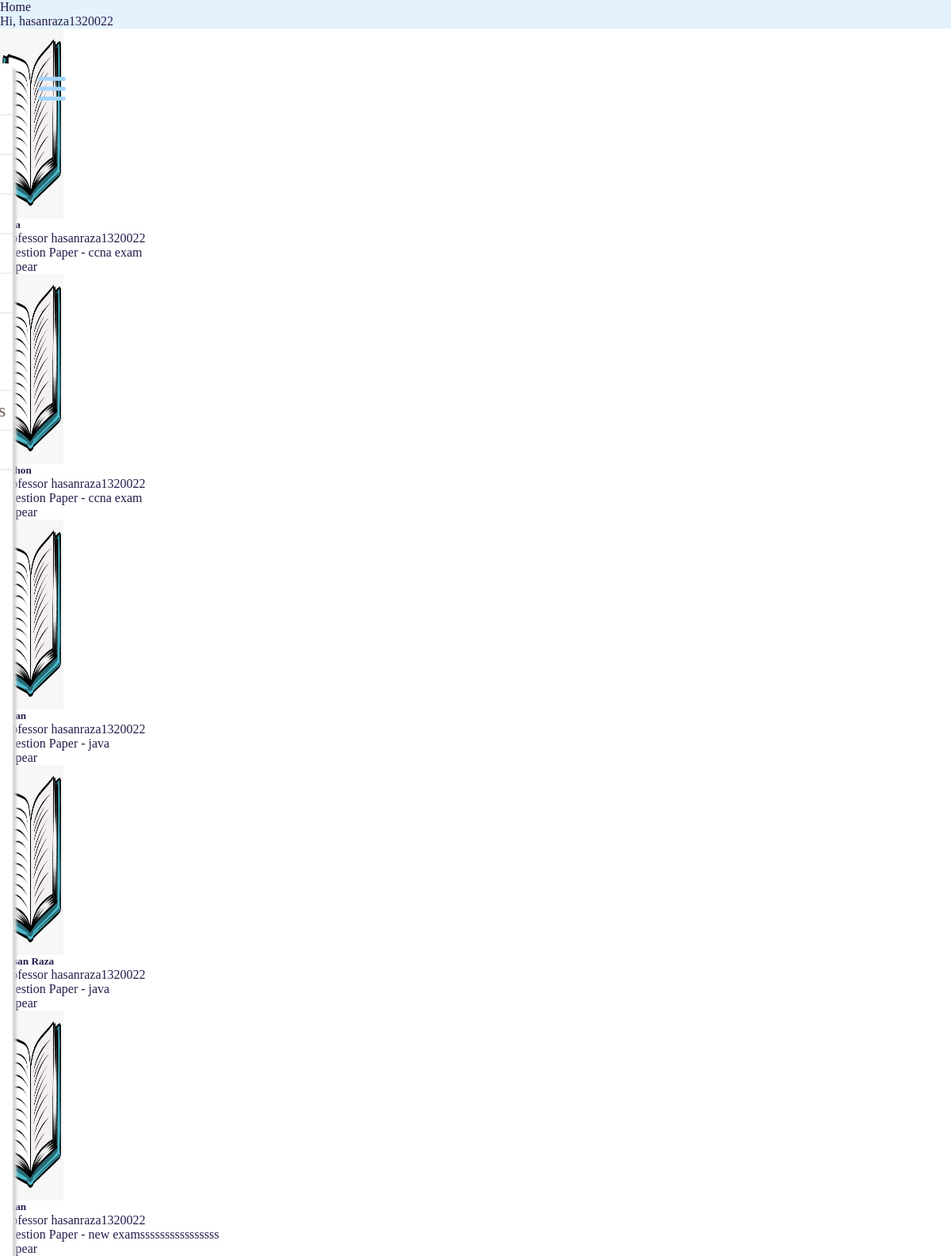
/exams/student/viewexams/ (signed in), run on the app's committed database.
### questions/models.py (models this page shows, shortened)
class Exam_Model(models.Model):
    professor = models.ForeignKey(User, limit_choices_to={'groups__name': "Professor"}, on_delete=models.CASCADE)
    name = models.CharField(max_length=50)
    total_marks = models.IntegerField()
    question_paper = models.ForeignKey(Question_Paper, on_delete=models.CASCADE, related_name='exams')
    start_time = models.DateTimeField(default=datetime.now())
    end_time = models.DateTimeField(default=datetime.now())

### questions/questionpaper_models.py (models this page shows, shortened)
class Question_Paper(models.Model):
    professor = models.ForeignKey(User, limit_choices_to={'groups__name': "Professor"}, on_delete=models.CASCADE)
    qPaperTitle = models.CharField(max_length=100)
    questions = models.ManyToManyField(Question_DB)

### questions/views.py (the view)
# urls.py: path('student/viewexams/',views.view_exams_student,name="view_exams_student"),
@login_required(login_url='login')
def view_exams_student(request):
    exams = Exam_Model.objects.all()
    list_of_completed = []
    list_un = []
    for exam in exams:
        if StuExam_DB.objects.filter(examname=exam.name ,student=request.user).exists():
            if StuExam_DB.objects.get(examname=exam.name,student=request.user).completed == 1:
                list_of_completed.append(exam)
        else:
            list_un.append(exam)
    return render(request,'exam/mainexamstudent.html',{
        'exams':list_un,
        'completed':list_of_completed
    })

### templates/exam/mainexamstudent.html (shortened to what this page needs)
{% extends 'base.html' %}
{% load static %}
{% block css_block %}
<link rel="stylesheet" href="https://unpkg.com/bootstrap-material-design@4.1.1/dist/css/bootstrap-material-design.min.css">
{% endblock %}
{% block body %}
    <div class="container">
            <div class="row">
                {% if exams %}
                    {% for exam in exams %}
                        <div class="card col-md-3 mt-3 ml-3 text-center" style="width: 18rem;">
                            <img class="card-img-top" src="{% static 'img/book.png' %}">
                            <div class="card-body">
                                <h5 class="card-title">{{exam.name}}</h5>
                                <p class="card-text text-center">Professor {{exam.professor}}</p>
                            </div>
                            <ul class="list-group list-group-flush">
                                <li class="list-group-item text-center">Question Paper - {{exam.question_paper.qPaperTitle}}</li>
                            </ul>
                            <div class="card-body text-center">
                                <a onclick = window.open("{% url 'appear-exam' exam.id  %}","","width=800,height=800") target="_blank" class="btn btn-outline-danger">Appear</a>
                            </div>
                        </div>
                    {% endfor %}
                {% else %}
            <div class="jumbotron col-md-12 text-center bg-success">
                Plese wait admin can approve your request to continue your exam
            </div>
        {% endif %}
            </div>
    </div>
{% endblock %}

### templates/base.html (shortened to what this page needs)
{% load static %}
<html lang="en">
<head>
     {% block css_block %}{% endblock %}
</head>
<body>
    <nav class="navbar navbar-light" style="background-color: #e3f2fd;">
      <a href="{% url 'index' %}" style="color:#1f154b" >Home</a>
      <button class="navbar-toggler position-absolute d-md-none collapsed" type="button" data-toggle="collapse" data-target="#sidebarMenu" aria-controls="sidebarMenu" aria-expanded="false" aria-label="Toggle navigation">
      </button>
      <ul class="navbar-nav px-3" style="display:flex;flex-direction:row;align-items:center">
        <li class="nav-item text-nowrap">
          <a class="nav-link" href="{% url 'email-student-pref' %}">Hi, {{request.user.username}}</a>
        </li>
      </ul>
    </nav>
    {% include 'partials/_sidebar.html' %}
      {% block body %}
      {% endblock %}
</body>
</html>

### templates/partials/_sidebar.html (shortened to what this page needs)
{% load static %}
<label for="check">
  <i class="fas fa-bars" id="btn"></i>
</label>
<div class="sidebar">
  <header>
  </header>
  <ul>
    <ul>
      <li><a href="{% url 'index' %}">Index</a></li>
    </ul>
    <li>  Exams</li>
    <ul>
      <li><a href="{% url 'view_exams' %}">Exams</a></li>
    </ul>
    <li>  Summary</li>
    <ul>
      <li><a href="{% url 'view_students_attendance' %}">Attendance</a></li>
      <li><a href="{% url 'student-previous' %}">Results and Previous Exams</a></li>
    </ul>
    <li>  Settings and Actions </a></li>
    <ul>
      <li><a href="{% url 'email-student-pref' %}">General Settings</a></li>
	  <form id="my_form" action="{% url 'logout' %}" method="POST">
            <li><a href="javascript:{}" onclick="document.getElementById('my_form').submit();">Logout</a></li>
      </form>
    </ul>
  </ul>
</div>

### templates/base.html (style rules this page uses)
* { color: #271c4d; }

### templates/partials/_sidebar.html (style rules this page uses)
* { margin: 0; padding: 0; list-style: none; text-decoration: none; }
.sidebar { border-radius: 0.5em; position: fixed; top: 5em; left: -16em; width: 17em; height: 100%; background: white; transition: all .5s ease; z-index: 1; box-shadow: 0.3em 0.3em 0.2em #d6d6d6; }
.sidebar header { font-size: 2em; color: #745959; text-align: center; line-height: 2em; background: none; user-select: none; }
.sidebar li { display: block; width: 100%; line-height: 2em; font-size: 1.5em; color: #745959; padding-left: 1.5em; box-sizing: border-box; border-top: 0.1em solid rgba(116, 89, 89,0.1); }
label #btn, label #cancel { position: absolute; cursor: pointer; border-radius: 0.1em; }
label #btn { left: 1em; top: 2.1em; font-size: 2.5em; color: #a3d5ff; padding: 0.2em; border: #bdaf7b; transition: all 0.5s; }

### templates/exam/mainexamstudent.html (style rules this page uses)
img { height:15em; width:5em; }

### data on the page
Exam_Model: professor "hasanraza1320022", question_paper.qPaperTitle "ccna exam"
Exam_Model: name "python", professor "hasanraza1320022", question_paper.qPaperTitle "ccna exam"
Exam_Model: name "hasan", professor "hasanraza1320022", question_paper.qPaperTitle "java"
Exam_Model: name "Hasan Raza", professor "hasanraza1320022", question_paper.qPaperTitle "java"
Exam_Model: name "hasan", professor "hasanraza1320022", question_paper.qPaperTitle "new examssssssssssssssss"

### other printed values
{{ request.user.username }} "hasanraza1320022"
